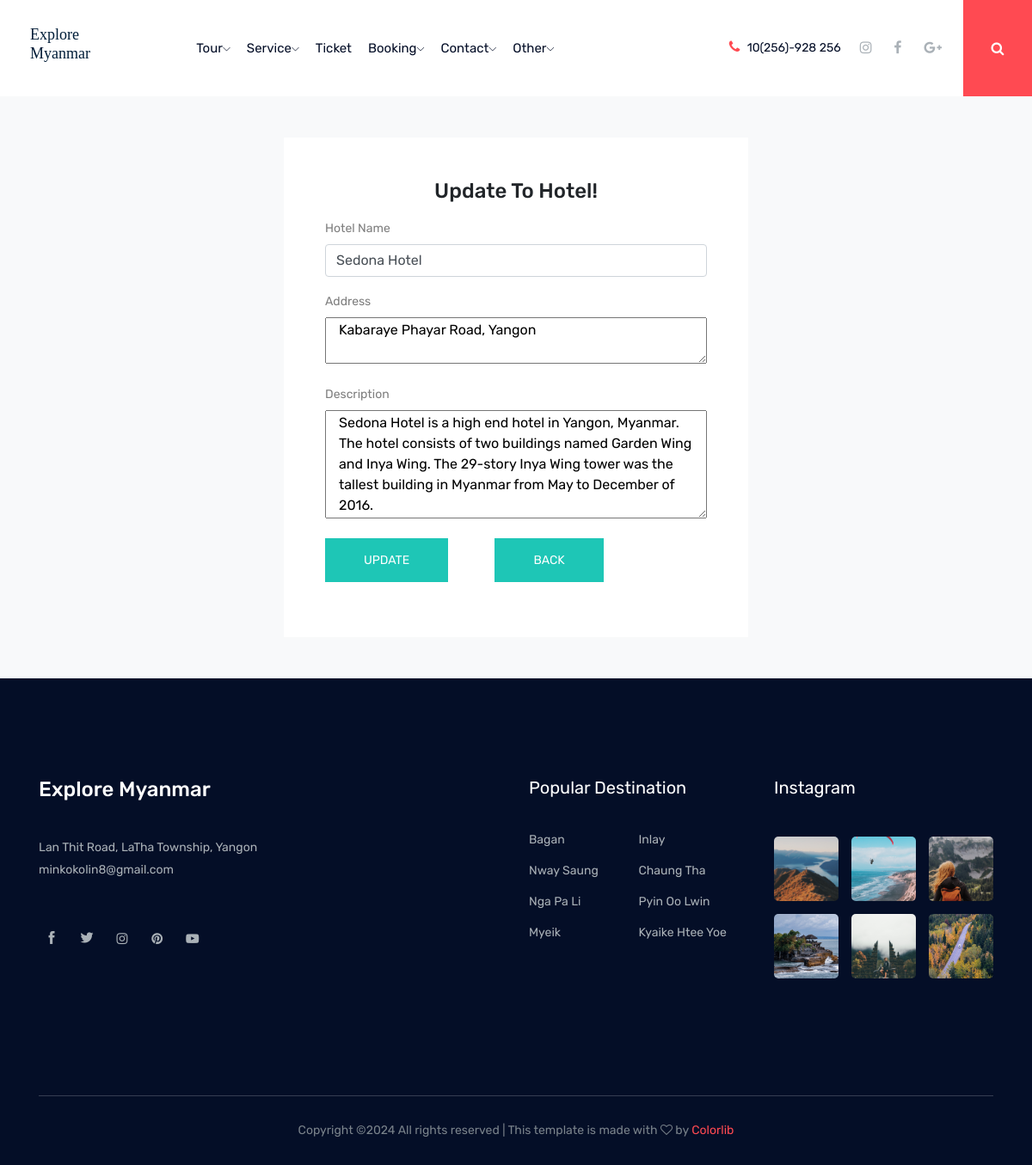
The app's page /admin/hotel_update.php?hid=1 with its own data.
### tables this page shows
CREATE TABLE `hotel` (
  `hotelid` int(11) NOT NULL,
  `hotelname` varchar(50) DEFAULT NULL,
  `address` varchar(100) DEFAULT NULL,
  `description` varchar(255) DEFAULT NULL
);

### admin/hotel_update.php (the view, shortened to what this page needs)
<?php
	include('../connect.php');
	include('menu_main_admin.php');
	if (isset($_REQUEST['hid'])) {
		$hotelid=$_REQUEST['hid'];
    $selecthotel="SELECT * FROM Hotel where hotelid='$hotelid'";
    $runselecthotel=mysqli_query($connection,$selecthotel);
    if ($runselecthotel) {
      $data=mysqli_fetch_array($runselecthotel);
      $hotelname=$data['hotelname'];
      $hoteladdress=$data['address'];
      $hoteldescription=$data['description'];
    }
	}
 ?>
 <!DOCTYPE html>
 <html>
 <head>
 </head>
 <body>
 	<section class="site-section bg-light bg-image">
    	<br><br>
      <div class="container">
        <div class="row">
        	<div class="col-md-3">
        	</div>
          <div class="col-md-6 mb-0" data-aos="fade-up" data-aos-once="false">
            <form action="" class="p-5 bg-white" method="post" action="package_type_update.php">
              <center><h2 class="h4 text-black mb-3">Update To Hotel!</h2></center>
              <div class="row form-group">
                <div class="col-md-12 mb-0 mb-md-0">
                  <label class="text-black">Hotel Name</label>
                  <input type="text" class="form-control" name="txthotelname" value="<?php echo $hotelname ?>" required>
                </div>
              </div>
              <div class="row form-group">
                <div class="col-md-12 mb-0 mb-md-0">
                  <label class="text-black">Address</label><br>
                  <textarea name="txthoteladdress" class="col-12" rows="2"><?php echo $hoteladdress; ?></textarea>
                </div>
              </div>
              <div class="row form-group">
                <div class="col-md-12 mb-0 mb-md-0">
                  <label class="text-black">Description</label><br>
                  <textarea name="txthoteldescription" class="col-12" rows="5"><?php echo $hoteldescription; ?></textarea>
                </div>
              </div>
              <div class="row form-group">
                <div class="col-md-4 col-3">
                  <input type="submit" value="Update" class="button button-contactForm boxed-btn" name="btnhotelupdate">
                </div>
                <div class="col-md-1 col-3">
                </div>
                <div class="col-md-4 col-3">
                	<a href="hotel.php">
              			<button type="button" class="button button-contactForm boxed-btn">Back</button>
            		</a>
                </div>
              </div>
            </form>
          </div>
        </div>
      </div>
      <br><br>
    </section>
 </body>
 </html>
 <?php
 	include('footer.php');
  ?>

### records on screen
hotel: txthotelname "Sedona Hotel", txthoteladdress "Kabaraye Phayar Road, Yangon", txthoteldescription "Sedona Hotel is a high end hotel in Yangon, Myanmar. The hotel consists of two buildings named Garden Wing and Inya Wing. The 29-story Inya Wing tower was the tallest building in Myanmar from May to December of 2016."
